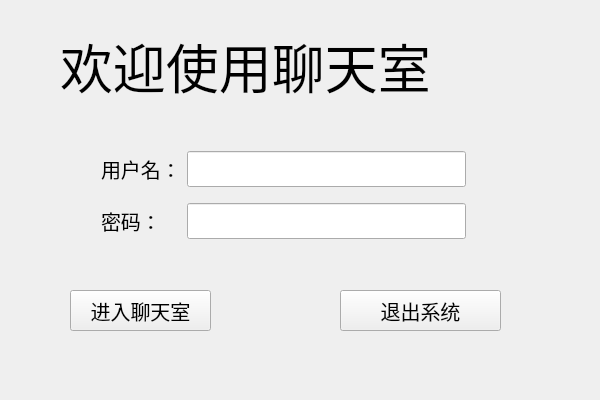
<?xml version="1.0" encoding="UTF-8"?>
<ui version="4.0">
 <class>Widget</class>
 <widget class="QWidget" name="Widget">
  <property name="geometry">
   <rect>
    <x>0</x>
    <y>0</y>
    <width>600</width>
    <height>400</height>
   </rect>
  </property>
  <property name="minimumSize">
   <size>
    <width>600</width>
    <height>400</height>
   </size>
  </property>
  <property name="maximumSize">
   <size>
    <width>600</width>
    <height>400</height>
   </size>
  </property>
  <property name="windowTitle">
   <string>聊天室客户端</string>
  </property>
  <layout class="QGridLayout" name="gridLayout_2">
   <property name="leftMargin">
    <number>0</number>
   </property>
   <property name="topMargin">
    <number>0</number>
   </property>
   <property name="rightMargin">
    <number>0</number>
   </property>
   <property name="bottomMargin">
    <number>0</number>
   </property>
   <property name="spacing">
    <number>0</number>
   </property>
   <item row="0" column="0">
    <widget class="QStackedWidget" name="stackedWidget">
     <property name="font">
      <font>
       <pointsize>9</pointsize>
      </font>
     </property>
     <property name="lineWidth">
      <number>0</number>
     </property>
     <property name="currentIndex">
      <number>0</number>
     </property>
     <widget class="QWidget" name="page">
      <widget class="QPushButton" name="link">
       <property name="geometry">
        <rect>
         <x>70</x>
         <y>290</y>
         <width>141</width>
         <height>41</height>
        </rect>
       </property>
       <property name="font">
        <font>
         <family>华文琥珀</family>
         <pointsize>15</pointsize>
        </font>
       </property>
       <property name="tabletTracking">
        <bool>false</bool>
       </property>
       <property name="text">
        <string>进入聊天室</string>
       </property>
       <property name="iconSize">
        <size>
         <width>20</width>
         <height>20</height>
        </size>
       </property>
      </widget>
      <widget class="QPushButton" name="out">
       <property name="geometry">
        <rect>
         <x>340</x>
         <y>290</y>
         <width>161</width>
         <height>41</height>
        </rect>
       </property>
       <property name="font">
        <font>
         <family>华文琥珀</family>
         <pointsize>15</pointsize>
        </font>
       </property>
       <property name="text">
        <string>退出系统</string>
       </property>
       <property name="iconSize">
        <size>
         <width>20</width>
         <height>20</height>
        </size>
       </property>
      </widget>
      <widget class="QLabel" name="title">
       <property name="geometry">
        <rect>
         <x>60</x>
         <y>30</y>
         <width>461</width>
         <height>71</height>
        </rect>
       </property>
       <property name="font">
        <font>
         <family>华文行楷</family>
         <pointsize>40</pointsize>
         <weight>50</weight>
         <bold>false</bold>
        </font>
       </property>
       <property name="text">
        <string>欢迎使用聊天室</string>
       </property>
      </widget>
      <widget class="QWidget" name="layoutWidget">
       <property name="geometry">
        <rect>
         <x>90</x>
         <y>130</y>
         <width>387</width>
         <height>131</height>
        </rect>
       </property>
       <layout class="QGridLayout" name="gridLayout">
        <item row="0" column="0">
         <widget class="QLabel" name="label_5">
          <property name="font">
           <font>
            <family>华文琥珀</family>
            <pointsize>15</pointsize>
            <weight>50</weight>
            <bold>false</bold>
           </font>
          </property>
          <property name="text">
           <string>用户名：</string>
          </property>
         </widget>
        </item>
        <item row="0" column="1">
         <widget class="QLineEdit" name="name">
          <property name="font">
           <font>
            <family>华文琥珀</family>
            <pointsize>15</pointsize>
           </font>
          </property>
          <property name="text">
           <string/>
          </property>
         </widget>
        </item>
        <item row="1" column="0">
         <widget class="QLabel" name="label_4">
          <property name="font">
           <font>
            <family>华文琥珀</family>
            <pointsize>15</pointsize>
            <weight>50</weight>
            <bold>false</bold>
           </font>
          </property>
          <property name="text">
           <string>密码：</string>
          </property>
         </widget>
        </item>
        <item row="1" column="1">
         <widget class="QLineEdit" name="pow">
          <property name="font">
           <font>
            <family>华文琥珀</family>
            <pointsize>15</pointsize>
           </font>
          </property>
          <property name="echoMode">
           <enum>QLineEdit::Password</enum>
          </property>
         </widget>
        </item>
       </layout>
      </widget>
     </widget>
     <widget class="QWidget" name="page_2">
      <property name="font">
       <font>
        <family>黑体</family>
        <pointsize>13</pointsize>
        <weight>50</weight>
        <bold>false</bold>
       </font>
      </property>
      <widget class="QPushButton" name="leave">
       <property name="geometry">
        <rect>
         <x>450</x>
         <y>300</y>
         <width>141</width>
         <height>41</height>
        </rect>
       </property>
       <property name="font">
        <font>
         <family>华文琥珀</family>
         <pointsize>15</pointsize>
         <weight>50</weight>
         <bold>false</bold>
        </font>
       </property>
       <property name="text">
        <string>退出聊天</string>
       </property>
      </widget>
      <widget class="QListWidget" name="listWidget">
       <property name="geometry">
        <rect>
         <x>450</x>
         <y>10</y>
         <width>141</width>
         <height>281</height>
        </rect>
       </property>
       <property name="font">
        <font>
         <family>黑体</family>
         <pointsize>13</pointsize>
        </font>
       </property>
      </widget>
      <widget class="QTextEdit" name="textEdit">
       <property name="geometry">
        <rect>
         <x>10</x>
         <y>300</y>
         <width>431</width>
         <height>91</height>
        </rect>
       </property>
      </widget>
      <widget class="QTextBrowser" name="textBrowser">
       <property name="geometry">
        <rect>
         <x>10</x>
         <y>10</y>
         <width>431</width>
         <height>281</height>
        </rect>
       </property>
      </widget>
      <widget class="QPushButton" name="send">
       <property name="geometry">
        <rect>
         <x>450</x>
         <y>350</y>
         <width>141</width>
         <height>41</height>
        </rect>
       </property>
       <property name="font">
        <font>
         <family>华文琥珀</family>
         <pointsize>15</pointsize>
         <weight>50</weight>
         <bold>false</bold>
        </font>
       </property>
       <property name="text">
        <string>发送</string>
       </property>
      </widget>
     </widget>
    </widget>
   </item>
  </layout>
 </widget>
 <layoutdefault spacing="6" margin="11"/>
 <resources/>
 <connections/>
</ui>
